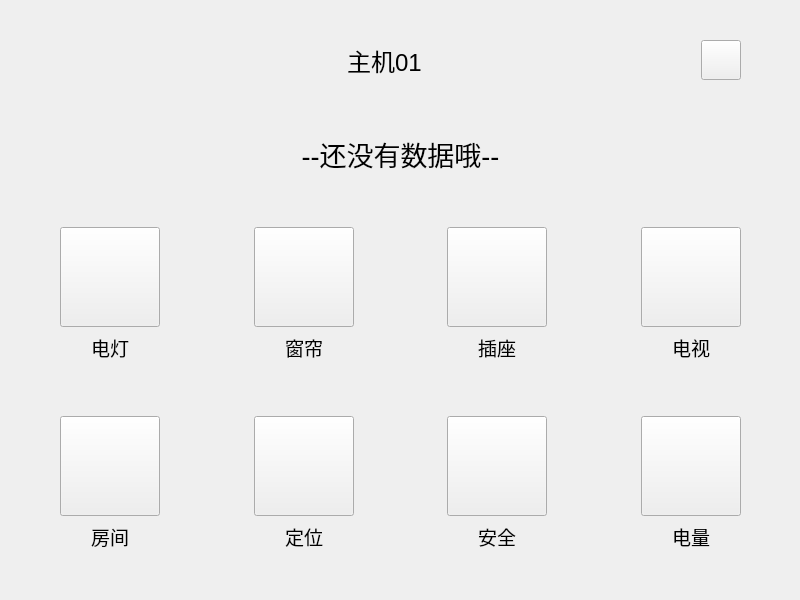
<?xml version="1.0" encoding="UTF-8"?>
<ui version="4.0">
 <class>ctrl</class>
 <widget class="QWidget" name="ctrl">
  <property name="geometry">
   <rect>
    <x>0</x>
    <y>0</y>
    <width>800</width>
    <height>600</height>
   </rect>
  </property>
  <property name="windowTitle">
   <string>Form</string>
  </property>
  <widget class="QWidget" name="">
   <property name="geometry">
    <rect>
     <x>60</x>
     <y>40</y>
     <width>681</width>
     <height>511</height>
    </rect>
   </property>
   <layout class="QVBoxLayout" name="verticalLayout_9">
    <item>
     <layout class="QHBoxLayout" name="horizontalLayout">
      <item>
       <widget class="QLabel" name="label_11">
        <property name="text">
         <string/>
        </property>
       </widget>
      </item>
      <item>
       <spacer name="horizontalSpacer_7">
        <property name="orientation">
         <enum>Qt::Horizontal</enum>
        </property>
        <property name="sizeHint" stdset="0">
         <size>
          <width>40</width>
          <height>20</height>
         </size>
        </property>
       </spacer>
      </item>
      <item>
       <widget class="QLabel" name="label">
        <property name="font">
         <font>
          <pointsize>18</pointsize>
         </font>
        </property>
        <property name="text">
         <string>主机01</string>
        </property>
        <property name="alignment">
         <set>Qt::AlignCenter</set>
        </property>
       </widget>
      </item>
      <item>
       <spacer name="horizontalSpacer_8">
        <property name="orientation">
         <enum>Qt::Horizontal</enum>
        </property>
        <property name="sizeHint" stdset="0">
         <size>
          <width>40</width>
          <height>20</height>
         </size>
        </property>
       </spacer>
      </item>
      <item>
       <widget class="QPushButton" name="backButton">
        <property name="minimumSize">
         <size>
          <width>40</width>
          <height>40</height>
         </size>
        </property>
        <property name="styleSheet">
         <string notr="true">border-image: url(:/img/feature.png);</string>
        </property>
        <property name="text">
         <string/>
        </property>
       </widget>
      </item>
     </layout>
    </item>
    <item>
     <spacer name="verticalSpacer_6">
      <property name="orientation">
       <enum>Qt::Vertical</enum>
      </property>
      <property name="sizeHint" stdset="0">
       <size>
        <width>20</width>
        <height>18</height>
       </size>
      </property>
     </spacer>
    </item>
    <item>
     <widget class="QLabel" name="label_2">
      <property name="font">
       <font>
        <pointsize>20</pointsize>
       </font>
      </property>
      <property name="text">
       <string>--还没有数据哦--</string>
      </property>
      <property name="alignment">
       <set>Qt::AlignCenter</set>
      </property>
     </widget>
    </item>
    <item>
     <spacer name="verticalSpacer_5">
      <property name="orientation">
       <enum>Qt::Vertical</enum>
      </property>
      <property name="sizeHint" stdset="0">
       <size>
        <width>20</width>
        <height>28</height>
       </size>
      </property>
     </spacer>
    </item>
    <item>
     <layout class="QHBoxLayout" name="horizontalLayout_2">
      <item>
       <layout class="QVBoxLayout" name="verticalLayout">
        <item>
         <widget class="QPushButton" name="pushButton_2">
          <property name="minimumSize">
           <size>
            <width>100</width>
            <height>100</height>
           </size>
          </property>
          <property name="styleSheet">
           <string notr="true">border-image: url(:/img/led.png);</string>
          </property>
          <property name="text">
           <string/>
          </property>
         </widget>
        </item>
        <item>
         <widget class="QLabel" name="label_3">
          <property name="font">
           <font>
            <pointsize>14</pointsize>
           </font>
          </property>
          <property name="text">
           <string>电灯</string>
          </property>
          <property name="alignment">
           <set>Qt::AlignCenter</set>
          </property>
         </widget>
        </item>
       </layout>
      </item>
      <item>
       <spacer name="horizontalSpacer">
        <property name="orientation">
         <enum>Qt::Horizontal</enum>
        </property>
        <property name="sizeHint" stdset="0">
         <size>
          <width>40</width>
          <height>20</height>
         </size>
        </property>
       </spacer>
      </item>
      <item>
       <layout class="QVBoxLayout" name="verticalLayout_2">
        <item>
         <widget class="QPushButton" name="pushButton_3">
          <property name="minimumSize">
           <size>
            <width>100</width>
            <height>100</height>
           </size>
          </property>
          <property name="styleSheet">
           <string notr="true">border-image: url(:/img/curtain.png);</string>
          </property>
          <property name="text">
           <string/>
          </property>
         </widget>
        </item>
        <item>
         <widget class="QLabel" name="label_4">
          <property name="font">
           <font>
            <pointsize>14</pointsize>
           </font>
          </property>
          <property name="text">
           <string>窗帘</string>
          </property>
          <property name="alignment">
           <set>Qt::AlignCenter</set>
          </property>
         </widget>
        </item>
       </layout>
      </item>
      <item>
       <spacer name="horizontalSpacer_2">
        <property name="orientation">
         <enum>Qt::Horizontal</enum>
        </property>
        <property name="sizeHint" stdset="0">
         <size>
          <width>40</width>
          <height>20</height>
         </size>
        </property>
       </spacer>
      </item>
      <item>
       <layout class="QVBoxLayout" name="verticalLayout_3">
        <item>
         <widget class="QPushButton" name="pushButton_4">
          <property name="minimumSize">
           <size>
            <width>100</width>
            <height>100</height>
           </size>
          </property>
          <property name="styleSheet">
           <string notr="true">border-image: url(:/img/socket.png);</string>
          </property>
          <property name="text">
           <string/>
          </property>
         </widget>
        </item>
        <item>
         <widget class="QLabel" name="label_5">
          <property name="font">
           <font>
            <pointsize>14</pointsize>
           </font>
          </property>
          <property name="text">
           <string>插座</string>
          </property>
          <property name="alignment">
           <set>Qt::AlignCenter</set>
          </property>
         </widget>
        </item>
       </layout>
      </item>
      <item>
       <spacer name="horizontalSpacer_3">
        <property name="orientation">
         <enum>Qt::Horizontal</enum>
        </property>
        <property name="sizeHint" stdset="0">
         <size>
          <width>40</width>
          <height>20</height>
         </size>
        </property>
       </spacer>
      </item>
      <item>
       <layout class="QVBoxLayout" name="verticalLayout_7">
        <item>
         <widget class="QPushButton" name="pushButton_8">
          <property name="minimumSize">
           <size>
            <width>100</width>
            <height>100</height>
           </size>
          </property>
          <property name="styleSheet">
           <string notr="true">border-image: url(:/img/tv.png);</string>
          </property>
          <property name="text">
           <string/>
          </property>
         </widget>
        </item>
        <item>
         <widget class="QLabel" name="label_9">
          <property name="font">
           <font>
            <pointsize>14</pointsize>
           </font>
          </property>
          <property name="text">
           <string>电视</string>
          </property>
          <property name="alignment">
           <set>Qt::AlignCenter</set>
          </property>
         </widget>
        </item>
       </layout>
      </item>
     </layout>
    </item>
    <item>
     <spacer name="verticalSpacer_2">
      <property name="orientation">
       <enum>Qt::Vertical</enum>
      </property>
      <property name="sizeHint" stdset="0">
       <size>
        <width>20</width>
        <height>40</height>
       </size>
      </property>
     </spacer>
    </item>
    <item>
     <layout class="QHBoxLayout" name="horizontalLayout_3">
      <item>
       <layout class="QVBoxLayout" name="verticalLayout_4">
        <item>
         <widget class="QPushButton" name="pushButton_5">
          <property name="minimumSize">
           <size>
            <width>100</width>
            <height>100</height>
           </size>
          </property>
          <property name="styleSheet">
           <string notr="true">border-image: url(:/img/room.png);</string>
          </property>
          <property name="text">
           <string/>
          </property>
         </widget>
        </item>
        <item>
         <widget class="QLabel" name="label_6">
          <property name="font">
           <font>
            <pointsize>14</pointsize>
           </font>
          </property>
          <property name="text">
           <string>房间</string>
          </property>
          <property name="alignment">
           <set>Qt::AlignCenter</set>
          </property>
         </widget>
        </item>
       </layout>
      </item>
      <item>
       <spacer name="horizontalSpacer_4">
        <property name="orientation">
         <enum>Qt::Horizontal</enum>
        </property>
        <property name="sizeHint" stdset="0">
         <size>
          <width>40</width>
          <height>20</height>
         </size>
        </property>
       </spacer>
      </item>
      <item>
       <layout class="QVBoxLayout" name="verticalLayout_5">
        <item>
         <widget class="QPushButton" name="pushButton_6">
          <property name="minimumSize">
           <size>
            <width>100</width>
            <height>100</height>
           </size>
          </property>
          <property name="styleSheet">
           <string notr="true">border-image: url(:/img/orientation.png);</string>
          </property>
          <property name="text">
           <string/>
          </property>
         </widget>
        </item>
        <item>
         <widget class="QLabel" name="label_7">
          <property name="font">
           <font>
            <pointsize>14</pointsize>
           </font>
          </property>
          <property name="text">
           <string>定位</string>
          </property>
          <property name="alignment">
           <set>Qt::AlignCenter</set>
          </property>
         </widget>
        </item>
       </layout>
      </item>
      <item>
       <spacer name="horizontalSpacer_5">
        <property name="orientation">
         <enum>Qt::Horizontal</enum>
        </property>
        <property name="sizeHint" stdset="0">
         <size>
          <width>40</width>
          <height>20</height>
         </size>
        </property>
       </spacer>
      </item>
      <item>
       <layout class="QVBoxLayout" name="verticalLayout_6">
        <item>
         <widget class="QPushButton" name="pushButton_7">
          <property name="minimumSize">
           <size>
            <width>100</width>
            <height>100</height>
           </size>
          </property>
          <property name="styleSheet">
           <string notr="true">border-image: url(:/img/safety.png);</string>
          </property>
          <property name="text">
           <string/>
          </property>
         </widget>
        </item>
        <item>
         <widget class="QLabel" name="label_8">
          <property name="font">
           <font>
            <pointsize>14</pointsize>
           </font>
          </property>
          <property name="text">
           <string>安全</string>
          </property>
          <property name="alignment">
           <set>Qt::AlignCenter</set>
          </property>
         </widget>
        </item>
       </layout>
      </item>
      <item>
       <spacer name="horizontalSpacer_6">
        <property name="orientation">
         <enum>Qt::Horizontal</enum>
        </property>
        <property name="sizeHint" stdset="0">
         <size>
          <width>40</width>
          <height>20</height>
         </size>
        </property>
       </spacer>
      </item>
      <item>
       <layout class="QVBoxLayout" name="verticalLayout_8">
        <item>
         <widget class="QPushButton" name="pushButton_9">
          <property name="minimumSize">
           <size>
            <width>100</width>
            <height>100</height>
           </size>
          </property>
          <property name="styleSheet">
           <string notr="true">border-image: url(:/img/battery.png);</string>
          </property>
          <property name="text">
           <string/>
          </property>
         </widget>
        </item>
        <item>
         <widget class="QLabel" name="label_10">
          <property name="font">
           <font>
            <pointsize>14</pointsize>
           </font>
          </property>
          <property name="text">
           <string>电量</string>
          </property>
          <property name="alignment">
           <set>Qt::AlignCenter</set>
          </property>
         </widget>
        </item>
       </layout>
      </item>
     </layout>
    </item>
   </layout>
  </widget>
 </widget>
 <resources/>
 <connections/>
</ui>
